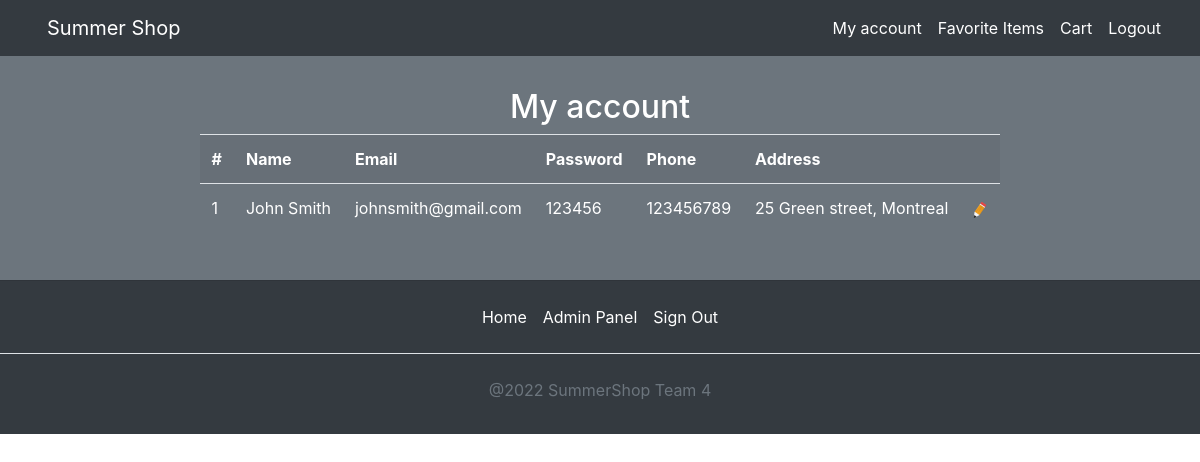
Page /myaccount.php (signed in) on the committed database.
### tables this page shows
CREATE TABLE `users` (
  `id` int(11) NOT NULL,
  `name` varchar(255) NOT NULL,
  `email` varchar(255) NOT NULL,
  `password` varchar(255) NOT NULL,
  `address` varchar(255) NOT NULL,
  `phone` varchar(255) NOT NULL,
  `status` varchar(255) NOT NULL
);

### models/users.php (called while the page is built, shortened)
<?php
class Users
{
  private $conn;
  public function __construct($db)
  {
    $this->conn = $db;
  }
  public function getByUser($email)
  {
    $query = 'SELECT * FROM users WHERE email = ' . '"'. $email.'"';
    $stmt = $this->conn->prepare($query);
    $stmt->execute();
    return $stmt;
  }
}

### myaccount.php (the view, shortened to what this page needs)
<?php
include_once 'models/users.php';
$database = new Database();
$db = $database->connect();
$user = new Users($db);
$email = $_SESSION['email'];
$password = $_SESSION['password'];
$result = $user->getByUser($email,$password);
$num = $result->rowCount();
?>
<!DOCTYPE html>
<html lang="en">
<head>
  <link rel="stylesheet" href="https://cdn.jsdelivr.net/npm/bootstrap@4.3.1/dist/css/bootstrap.min.css"
>
  <link rel="stylesheet" href="https://cdn.jsdelivr.net/npm/bootstrap-icons@1.8.3/font/bootstrap-icons.css">
</head>
<body>
<?php
        require 'header.php';
    ?>
  <div class="container-fluid bg-secondary">
    <div class="row">
      <div class="d-flex flex-grow-1 p-3 ms-auto justify-content-center text-white bg-secondary">
        <div class="row-flex">
          <div class="d-flex flex-grow-1 p-3 ms-auto justify-content-center text-white bg-secondary">
            <div class="row-flex">
              <h2 class="text-center">My account</h2>
              <div class="container">
                <table class="table table-striped text-white">
                  <tr>
                    <th scope="col">#</th>
                    <th scope="col">Name</th>
                    <th scope="col">Email</th>
                    <th scope="col">Password</th>
                    <th scope="col">Phone</th>
                    <th scope="col">Address</th>
                    <th scope="col"></th>
                  </tr>
                  <?php
                  if ($num > 0) {
                    while ($row = $result->fetch(PDO::FETCH_ASSOC)) {
                      echo "<tr>";
                      echo "<td>" . $row["id"] . "</td>";
                      echo "<td>" . $row['name'] . "</td>";
                      echo "<td>" . $row['email'] . "</td>";
                      echo "<td>" . $row['password'] . "</td>";
                      echo "<td>" . $row['phone'] . "</td>";
                      echo "<td>" . $row['address'] . "</td>";
                      echo "<td> <a href='./userupdate.php?id=$row[id]' > <img class='pic pic1' src='images/admin_img/edit.png' title='Click to update'></a>";
                     echo "</td>";
                      echo "</tr>";
                    }
                  }
                  ?>
                </table>
              </div>
            </div>
          </div>
        </div>
      </div>
    </div>
  </div>
  <footer class="py-3 bg-dark">
    <ul class="nav justify-content-center border-bottom pb-3">
      <li class="nav-item"><a class="nav-link px-2 text-white" href="home.php">Home</a></li>
      <li class="nav-item"><a class="nav-link px-2 text-white" href="#">Admin Panel</a></li>
      <li class="nav-item"><a class="nav-link px-2 text-white" href="#">Sign Out</a></li>
    </ul>
    <p class="text-center text-muted pt-4">@2022 SummerShop Team 4</p>
  </footer>
</body>
</html>

### myaccount.php (style rules this page uses)
.pic { width: 1rem; }

### rows in the picture
users: id "1", name "John Smith", email "johnsmith@gmail.com", password "123456", phone "123456789", address "25 Green street, Montreal"
